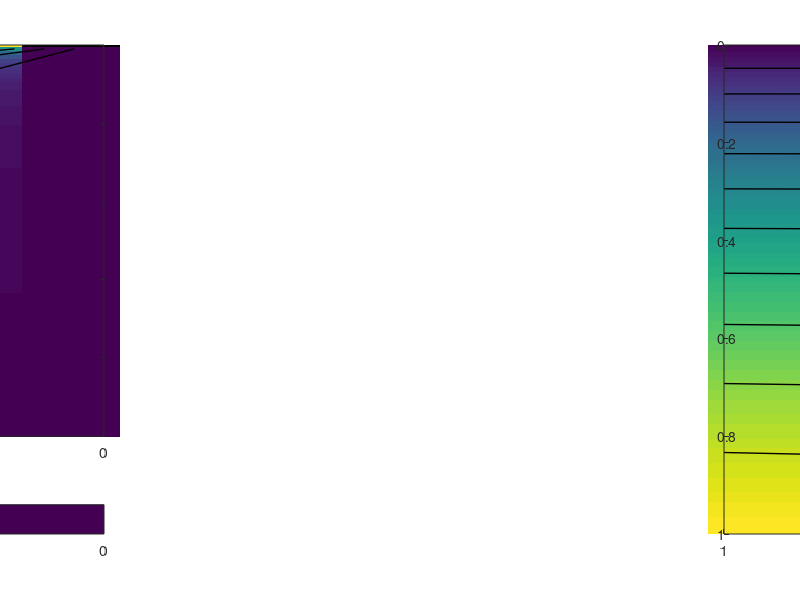

MATLAB code to generate this figure: (Note: this script raises an error after producing the figure.)
% This script plots entropy levels given p(A|B) and p(B|A) for observers
% learning either (i) transition probabilities, (ii) item frequency or
% (iii) alternation frequency.
% 
% Maxime Maheu, 11/2016

%% Initialization
%  ==============

% Clear the place
clear; close('all');

% Define grid
dt = 0.01;
t = 0:dt:1;
nt = numel(t);

% Create matrices of probability
pAgB = repmat(t,nt,1);
pBgA = repmat(t,nt,1)';

% Compute p(A) given p(A|B) and p(B|A)
pA = pAgB ./ (pAgB + pBgA);

% Compute p(alternation) given p(A|B) and p(B|A)
pAlt = (2.*pAgB.*pBgA) ./ (pAgB + pBgA);

% Define the entropy function
H = @(p) -(p .* log2(p) + (1-p) .* log2(1-p));

%% Display computed probabilities
%  ==============================

% Prepare the figure's window
figure('Position', [0 0.46 0.4 0.4]);

% Item frequency
subplot(1,2,1);
imagesc(t, t, pA); hold('on');
contour(t, t, pA, 'k', 'LineWidth', 1, 'ShowText', 'On');
title({'Item frequency',''});

% Alternation frequency
subplot(1,2,2);
imagesc(t, t, pAlt); hold('on');
contour(t, t, pAlt, 'k', 'LineWidth', 1, 'ShowText', 'On');
title({'Alternation frequency',''});

% Customize the...
for i = 1:2
    subplot(1,2,i);
    
    % ... axes
    cbr = colorbar('Location', 'SouthOutside'); cbr.LineWidth = 1;
    axis('square'); axis('xy'); caxis([0,1]);
    set(gca, 'XTick', 0:0.2:1, 'YTick', 0:0.2:1);
    set(gca, 'FontSize', 15, 'LineWidth', 1);
    
    % ... labels
    cbr.Label.String = 'p';
    xlabel('p(A|B)'); ylabel('p(B|A)');
end
colormap(parula(1000));

%% Display the entropy
%  ===================

% Prepare the figure's window
figure('Position', [0.4 0.46 0.6 0.4]);

% Entropy in the space of transition probabilities
subplot(1,3,1);
imagesc(t, t, H(t)' * H(t)); hold('on');
contour(t, t, H(t)' * H(t), 'k', 'LineWidth', 1, 'ShowText', 'On');
title({'Transition probabilities',''});

% Entropy in the space of item frequency
subplot(1,3,2);
imagesc(t, t, H(pA)); hold('on');
contour(t, t, H(pA), 'k', 'LineWidth', 1, 'ShowText', 'On');
title({'Item frequency',''});

% Entropy in the space of alternation frequency
subplot(1,3,3);
imagesc(t, t, H(pAlt)); hold('on');
contour(t, t, H(pAlt), 'k', 'LineWidth', 1, 'ShowText', 'On');
title({'Alternation frequency',''});

% Customize the...
for i = 1:3
    subplot(1,3,i);
    
    % ... axes
    cbr = colorbar('Location', 'SouthOutside'); cbr.LineWidth = 1;
    axis('square'); axis('xy'); caxis([0,1]);
    set(gca, 'XTick', 0:0.2:1, 'YTick', 0:0.2:1);
    set(gca, 'FontSize', 15, 'LineWidth', 1);
    
    % ... labels
    cbr.Label.String = 'H(p)';
    xlabel('p(A|B)'); ylabel('p(B|A)');
end
colormap(parula(1000));

%% Entropy on the diagonal
%  =======================

% Get the list of coefficients
w = 0:0.1:1;
nw = numel(w);

% Prepare the figure's window
figure('Position', [0 0.2 1 0.2]);

% For each calue of the coefficient
for i = 1:nw
    
    % Compute a weighted averaged between the two diagonals
    wp = (w(i).*pA) + (1-w(i)).*pAlt;
    
    % Plot the entropy of the resulting probability matrix
    subplot(1,nw,i);
    imagesc(t, t, H(wp));
    
    % Customize axes
    axis('square'); axis('xy'); caxis([0,1]);
    set(gca, 'XTick', 0:0.2:1, 'YTick', 0:0.2:1);
    set(gca, 'FontSize', 15, 'LineWidth', 1);
    
    % Add labels to the plot
    if i == 1, xlabel('p(A|B)'); ylabel('p(B|A)'); end
    title(sprintf('w_{p(A)} = %1.2f', w(i)));
end
colormap(parula(1000));
